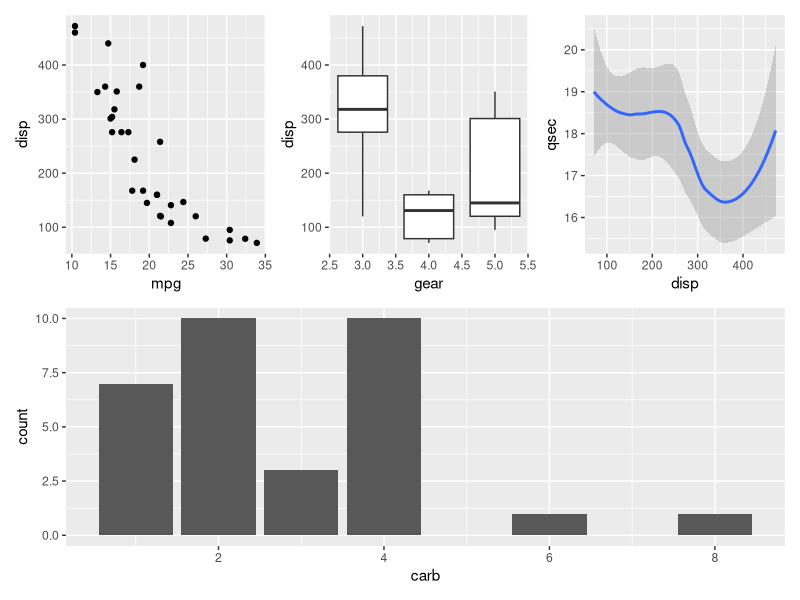
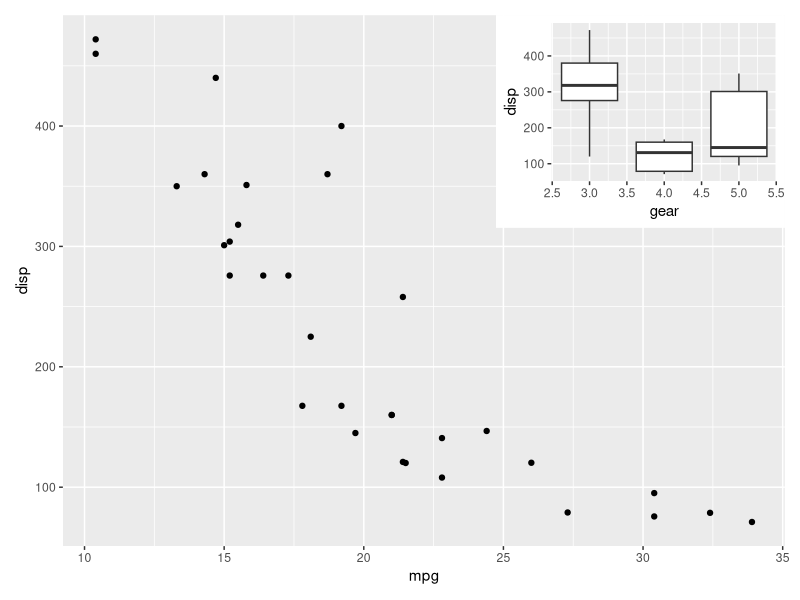
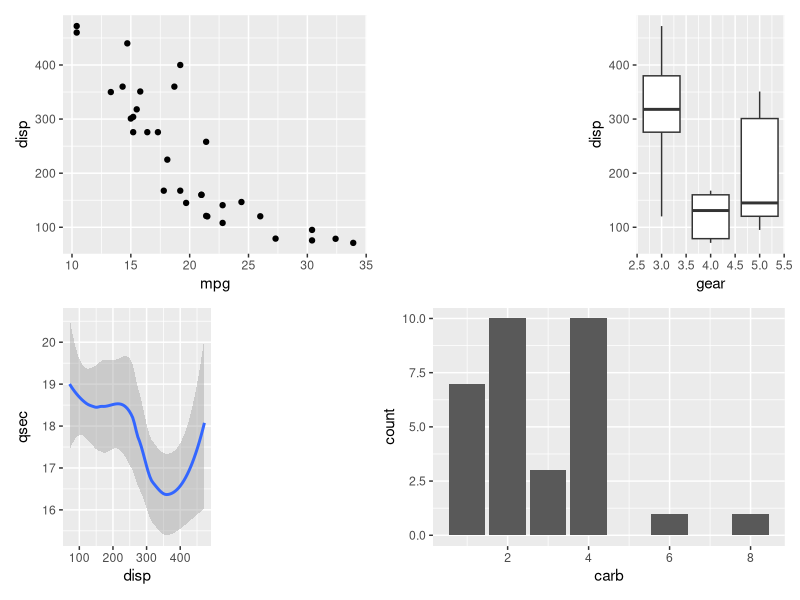
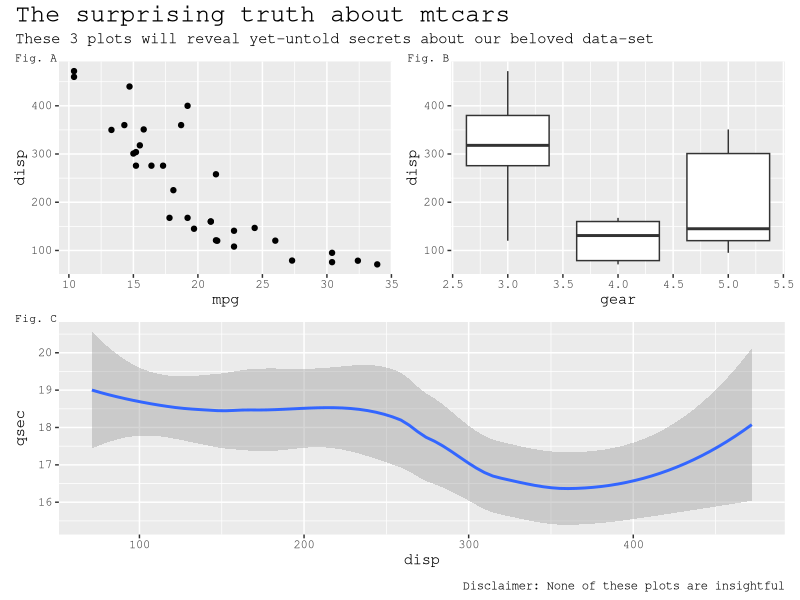

Reproduce these figures in R, in order.

# libraries ---------------------------------------------------------------

library(tidyverse)
library(patchwork)


# Easy layout -------------------------------------------------------------

p1 <- ggplot(mtcars) + geom_point(aes(mpg, disp))
p2 <- ggplot(mtcars) + geom_boxplot(aes(gear, disp, group = gear))
p3 <- ggplot(mtcars) + geom_smooth(aes(disp, qsec))
p4 <- ggplot(mtcars) + geom_bar(aes(carb))

(p1 + p2 + p3) / p4

# plot in plot ------------------------------------------------------------

p1 + inset_element(p2, left = 0.6, bottom = 0.6, right = 1, top = 1)


# text layout -------------------------------------------------------------

layout <- "
AA#B
C#DD
"

p1 + p2 + p3 + p4 + plot_layout(design = layout)

# style it up -------------------------------------------------------------

patchwork <- (p1 + p2) / p3
patchwork + plot_annotation(tag_levels = c('A', '1'), tag_prefix = 'Fig. ',
                            tag_sep = '.',
                            title = 'The surprising truth about mtcars',
                            subtitle = 'These 3 plots will reveal yet-untold secrets about our beloved data-set',
                            caption = 'Disclaimer: None of these plots are insightful',
                            theme = theme(plot.title = element_text(size = 18))) & 
  theme(text = element_text('mono'),
        plot.tag.position = c(0, 1),
        plot.tag = element_text(size = 8, hjust = 0, vjust = 0))

